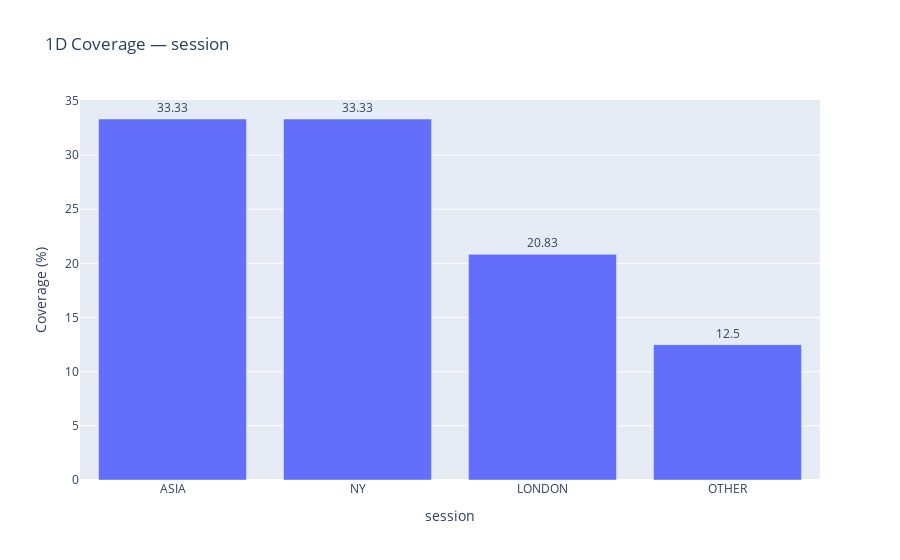
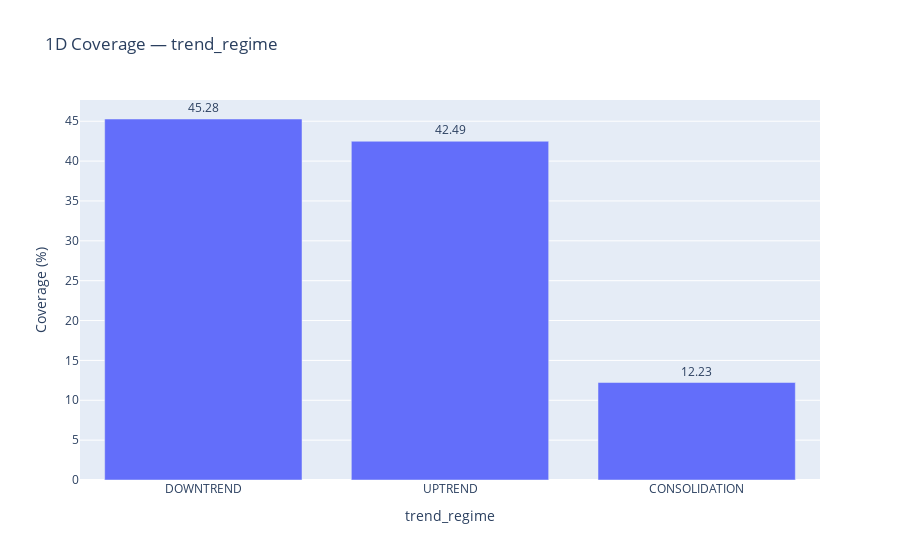
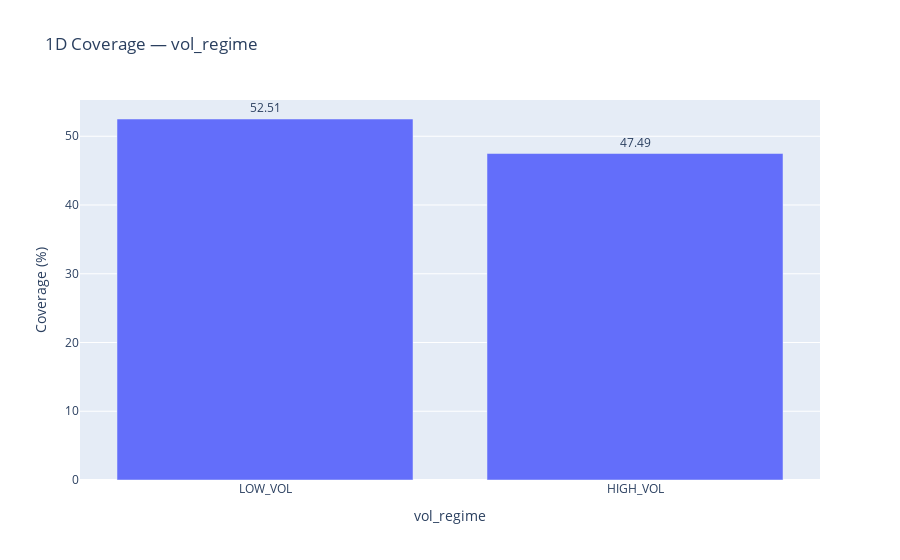

The notebook cell these images were saved under, in order:
### Markdown cell above
---

## C. Regime Coverage

Coverage measures what percentage of total candles fall into each regime bucket. This matters because:

- **Imbalanced coverage** means some regime combinations are rare and statistically unreliable
- **Zero-count buckets** would indicate regime combinations that never occur in practice
- We analyze coverage at three levels of granularity:
  - **1D** - Each dimension independently (session, trend, volatility)
  - **2D** - Pairwise combinations (session x trend, session x vol, trend x vol)
  - **3D** - Full cross: all 24 micro-buckets (session x trend x vol)

### Code cell
if "px" not in globals():
    import plotly.express as px
if "coverage_table" not in globals() or "sol" not in globals():
    raise RuntimeError("Run setup/helper cells first (coverage_table + sol).")

cov_1d = {
    "session": coverage_table(sol, ["session"]),
    "trend_regime": coverage_table(sol, ["trend_regime"]),
    "vol_regime": coverage_table(sol, ["vol_regime"]),
}

for key, tbl in cov_1d.items():
    plot_tbl = tbl.sort_values("coverage_pct", ascending=False).copy()
    fig = px.bar(
        plot_tbl,
        x=key,
        y="coverage_pct",
        text=plot_tbl["coverage_pct"].round(2),
        title=f"1D Coverage — {key}",
    )
    fig.update_traces(textposition="outside")
    fig.update_layout(yaxis_title="Coverage (%)", xaxis_title=key, showlegend=False)
    fig.show()

cov_1d["session"], cov_1d["trend_regime"], cov_1d["vol_regime"]

### Figure 1 — Plotly figure (JSON) as saved in the notebook; plotly's stock layout.template omitted (floating-point values rounded to 4 significant figures)
{"data": [{"hovertemplate": "session=%{x}<br>coverage_pct=%{y}<br>text=%{text}<extra></extra>", "legendgroup": "", "marker": {"color": "#636efa", "pattern": {"shape": ""}}, "name": "", "orientation": "v", "showlegend": false, "text": [33.33, 33.33, 20.83, 12.5], "textposition": "outside", "type": "bar", "x": ["ASIA", "NY", "LONDON", "OTHER"], "xaxis": "x", "y": [33.33, 33.33, 20.83, 12.5], "yaxis": "y"}], "layout": {"barmode": "relative", "legend": {"tracegroupgap": 0}, "showlegend": false, "title": {"text": "1D Coverage — session"}, "xaxis": {"anchor": "y", "domain": [0, 1], "title": {"text": "session"}}, "yaxis": {"anchor": "x", "domain": [0, 1], "title": {"text": "Coverage (%)"}}}}

### Figure 2 — Plotly figure (JSON) as saved in the notebook; plotly's stock layout.template omitted (floating-point values rounded to 4 significant figures)
{"data": [{"hovertemplate": "trend_regime=%{x}<br>coverage_pct=%{y}<br>text=%{text}<extra></extra>", "legendgroup": "", "marker": {"color": "#636efa", "pattern": {"shape": ""}}, "name": "", "orientation": "v", "showlegend": false, "text": [45.28, 42.49, 12.23], "textposition": "outside", "type": "bar", "x": ["DOWNTREND", "UPTREND", "CONSOLIDATION"], "xaxis": "x", "y": [45.28, 42.49, 12.23], "yaxis": "y"}], "layout": {"barmode": "relative", "legend": {"tracegroupgap": 0}, "showlegend": false, "title": {"text": "1D Coverage — trend_regime"}, "xaxis": {"anchor": "y", "domain": [0, 1], "title": {"text": "trend_regime"}}, "yaxis": {"anchor": "x", "domain": [0, 1], "title": {"text": "Coverage (%)"}}}}

### Figure 3 — Plotly figure (JSON) as saved in the notebook; plotly's stock layout.template omitted (floating-point values rounded to 4 significant figures)
{"data": [{"hovertemplate": "vol_regime=%{x}<br>coverage_pct=%{y}<br>text=%{text}<extra></extra>", "legendgroup": "", "marker": {"color": "#636efa", "pattern": {"shape": ""}}, "name": "", "orientation": "v", "showlegend": false, "text": [52.51, 47.49], "textposition": "outside", "type": "bar", "x": ["LOW_VOL", "HIGH_VOL"], "xaxis": "x", "y": [52.51, 47.49], "yaxis": "y"}], "layout": {"barmode": "relative", "legend": {"tracegroupgap": 0}, "showlegend": false, "title": {"text": "1D Coverage — vol_regime"}, "xaxis": {"anchor": "y", "domain": [0, 1], "title": {"text": "vol_regime"}}, "yaxis": {"anchor": "x", "domain": [0, 1], "title": {"text": "Coverage (%)"}}}}
